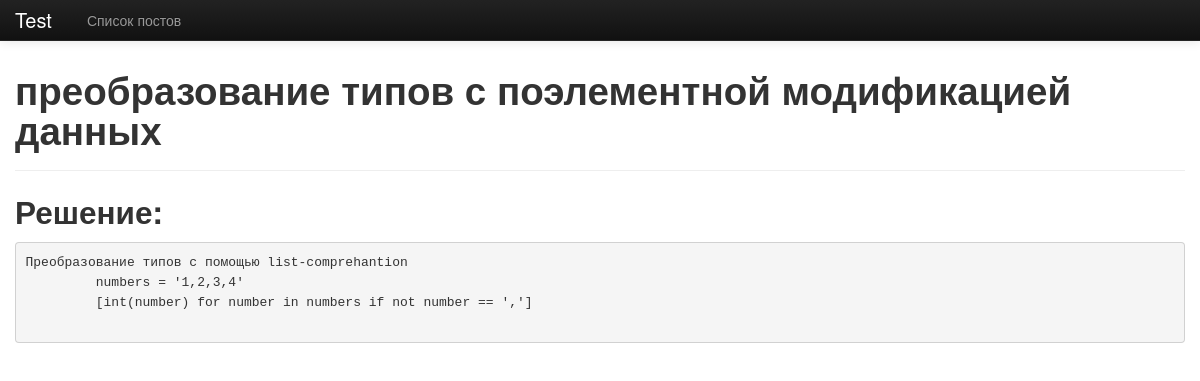
The app's page /training/2/ with its own data.
### training/models.py (models this page shows, shortened)
class Task(models.Model):
    created = models.DateTimeField(u'Дата создания')
    content = models.TextField(max_length=10000, blank=True)
    result = models.TextField(max_length=10000, blank=True)

### training/views.py (the view)
# urls.py: url(r'^(?P<pk>\d+)/$', TaskDetailView.as_view()),
class TaskDetailView(DetailView):
    model = Task

### training/templates/training/task_detail.html
{% extends 'training/base.html' %}
{% block content %}
    <h1>{{ task.content }}</h1>
    <hr/>
    <h2>Решение:</h2>
    <pre>{{ task.result }}</pre>
{% endblock %}

### training/templates/training/base.html (style rules this page uses)
body { padding-top: 60px; }

### records on screen
Task: content "преобразование типов с поэлементной модификацией данных", result "Преобразование типов с помощью list-comprehantion numbers = '1,2,3,4' [int(number) for number in numbers if not number == ',']"
